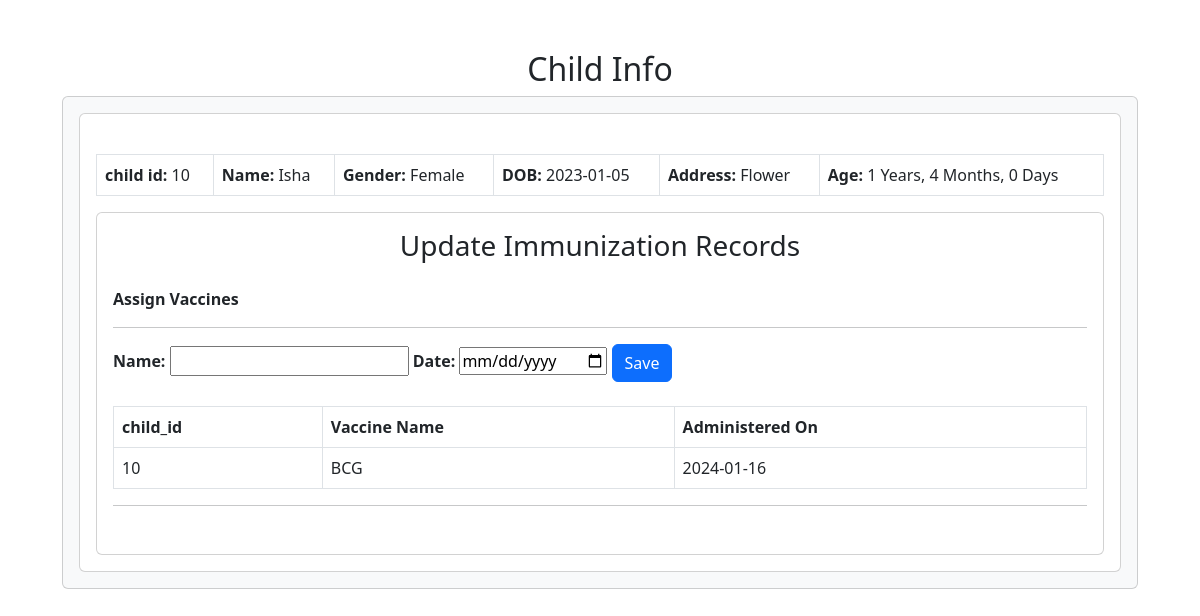
The app's page /adminchild.php?id=10 with its own data.
### tables this page shows
CREATE TABLE `children` (
  `child_id` int(255) NOT NULL,
  `parents_id` int(255) NOT NULL,
  `Name` text NOT NULL,
  `Gender` text NOT NULL,
  `DOB` date NOT NULL,
  `NID` text NOT NULL,
  `Address` varchar(255) NOT NULL,
  `data` varchar(25) NOT NULL
);

CREATE TABLE `child_vaccines` (
  `id` int(25) NOT NULL,
  `child_id` int(11) NOT NULL,
  `Date` date NOT NULL,
  `Name` varchar(25) NOT NULL
);

### adminchild.php (the view, shortened to what this page needs)
<?php
include_once('connects.php');
$id = $_GET['id'];
?>
<!DOCTYPE html>
<html lang="en">
<head>
  <link rel="stylesheet" href="parents.css">
  <link href="https://cdn.jsdelivr.net/npm/bootstrap@5.3.0-alpha3/dist/css/bootstrap.min.css" rel="stylesheet">
</head>
<body>
  <div class="container-fluid">
    <h2 style="text-align: center;">Child Info</h2>
    <div class="card bg-light">
      <div class="card-body text-left">
        <div class="card">
          <div class="card-body">
            <table class="table bg-light table-bordered table-responsive">
              <?php
              if (isset($_GET['id'])) {
                $child_id = "SELECT * FROM children where child_id = '" . $id . "'";
                $result = $mysqli->query($child_id);
              }
              if ($result->num_rows > 0) {
                while ($rows = $result->fetch_assoc()) {
              ?>
                  <td><b>child id: </b><?php echo $rows['child_id']; ?></td>
                  <td><b>Name:</b> <?php echo $rows['Name']; ?></td><br>
                  <td><b>Gender: </b><?php echo $rows["Gender"]; ?></td>
                  <td><b>DOB: </b><?php echo $rows["DOB"]; ?></td>
                  <td><b>Address: </b><?php echo $rows['Address']; ?></td>
                  <td><b> Age: </b><?php
                                    $dob = $rows['DOB'];
                                    $dob = new DateTime($dob);
                                    $now = new DateTime();
                                    $diff = $now->diff($dob);
                                    echo   $diff->y . ' Years, ' . $diff->m . ' Months, ' . $diff->d . ' Days';
                                    ?>
                  </td>
          </div>
        </div>
        <div class="card">
          <h3 style="text-align: center;" class="mt-3">Update Immunization Records</h3>
          <div class="card-body">
            <form action="immunization.php" method="POST">
              <div class="form-group">
                <p><b>Assign Vaccines</b></p>
                <hr>
                <div class="registration">
                  <form method="post" action="immunization.php">
                    <b>Name:</b> <input type="text" name="Name" value="">
                    <b>Date: </b> <input type="date" name="date" value="Date">
                    <button type="submit" name="submit" class="btn btn-primary">Save</button>
                  </form>
                </div>
                <br>
                <div class="table-responsive">
                  <table class="table table-bordered">
                    <tr class="bg-dark text-white">
                      <th>child_id</th>
                      <th>Vaccine Name</th>
                      <th>Administered On</th>
                    </tr>
                    <?php
                    $sql = "SELECT * FROM child_vaccines where child_id = '" . $id . "'";
                    $result = $mysqli->query($sql);
                    if ($result->num_rows > 0) {
                      while ($rows = $result->fetch_assoc()) {
                    ?>
                        <tr>
                          <td><?php echo $rows['child_id']; ?></td>
                          <td><?php echo $rows['Name']; ?></td>
                          <td><?php echo $rows['Date']; ?></td>
                        </tr>
                    <?php
                      }
                    }
                    ?>
                  </table>
                  <hr>
                </div>
            </form>
          </div>
        </div>
    <?php
                }
              }
    ?>
      </div>
    </div>
  </div>
</body>
</html>

### parents.css (style rules this page uses)
body { padding: 50px; box-sizing: border-box; margin: 50px; align-items: center; }
table { width: 100%; }
table, th, td { padding: 14px 18px; border: 1px solid gray; border-collapse: collapse; }
td { text-align: left; }

### records on screen
children: child_id "10", Name "Isha", Gender "Female", DOB "2023-01-05", Address "Flower", DOB "1", DOB "4", DOB "0"
child_vaccines: child "10", Name "BCG", Date "2024-01-16"
